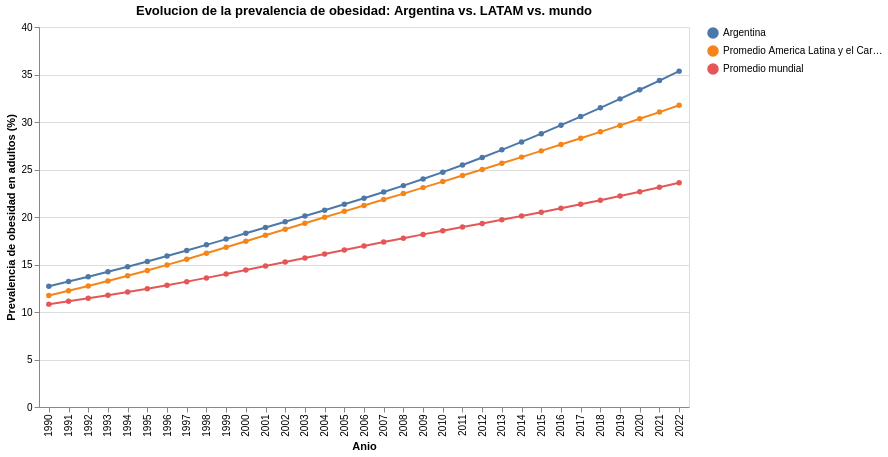

Source (notebook cell):
### Markdown cell above
## 2.7 — Visualización 2 (interactiva): evolución de la obesidad, Argentina vs. LATAM vs. mundo

Líneas con leyenda clickeable: al hacer click en una serie de la leyenda, se resalta y las otras se atenúan (útil para una nota donde el lector compara Argentina contra los promedios).

### Code cell
seleccion_leyenda = alt.selection_point(fields=["serie"], bind="legend")

viz2 = alt.Chart(serie_temporal).mark_line(point=True).encode(
    x=alt.X("TIME_PERIOD:O", title="Anio"),
    y=alt.Y("OBS_VALUE:Q", title="Prevalencia de obesidad en adultos (%)"),
    color=alt.Color("serie:N", title=None),
    opacity=alt.condition(seleccion_leyenda, alt.value(1), alt.value(0.15)),
    tooltip=[
        alt.Tooltip("serie:N", title="Serie"),
        alt.Tooltip("TIME_PERIOD:O", title="Anio"),
        alt.Tooltip("OBS_VALUE:Q", title="Obesidad (%)", format=".1f"),
    ],
).properties(
    width=650, height=380,
    title="Evolucion de la prevalencia de obesidad: Argentina vs. LATAM vs. mundo"
).add_params(seleccion_leyenda)

viz2

### Figure 1 — Vega-Lite specification as saved in the notebook (floating-point values rounded to 4 significant figures)
{"config": {"view": {"continuousWidth": 300, "continuousHeight": 300}}, "data": {"name": "data-29c51f12d2983049474044cabc28d8b9"}, "mark": {"type": "line", "point": true}, "encoding": {"color": {"field": "serie", "title": null, "type": "nominal"}, "opacity": {"condition": {"param": "param_3", "value": 1}, "value": 0.15}, "tooltip": [{"field": "serie", "title": "Serie", "type": "nominal"}, {"field": "TIME_PERIOD", "title": "Anio", "type": "ordinal"}, {"field": "OBS_VALUE", "format": ".1f", "title": "Obesidad (%)", "type": "quantitative"}], "x": {"field": "TIME_PERIOD", "title": "Anio", "type": "ordinal"}, "y": {"field": "OBS_VALUE", "title": "Prevalencia de obesidad en adultos (%)", "type": "quantitative"}}, "height": 380, "params": [{"name": "param_3", "select": {"type": "point", "fields": ["serie"]}, "bind": "legend"}], "title": "Evolucion de la prevalencia de obesidad: Argentina vs. LATAM vs. mundo", "width": 650, "$schema": "https://vega.github.io/schema/vega-lite/v5.20.1.json", "datasets": {"data-29c51f12d2983049474044cabc28d8b9": [{"TIME_PERIOD": 1990, "OBS_VALUE": 12.72, "serie": "Argentina"}, {"TIME_PERIOD": 1991, "OBS_VALUE": 13.21, "serie": "Argentina"}, {"TIME_PERIOD": 1992, "OBS_VALUE": 13.71, "serie": "Argentina"}, {"TIME_PERIOD": 1993, "OBS_VALUE": 14.23, "serie": "Argentina"}, {"TIME_PERIOD": 1994, "OBS_VALUE": 14.76, "serie": "Argentina"}, {"TIME_PERIOD": 1995, "OBS_VALUE": 15.32, "serie": "Argentina"}, {"TIME_PERIOD": 1996, "OBS_VALUE": 15.89, "serie": "Argentina"}, {"TIME_PERIOD": 1997, "OBS_VALUE": 16.47, "serie": "Argentina"}, {"TIME_PERIOD": 1998, "OBS_VALUE": 17.07, "serie": "Argentina"}, {"TIME_PERIOD": 1999, "OBS_VALUE": 17.67, "serie": "Argentina"}, {"TIME_PERIOD": 2000, "OBS_VALUE": 18.28, "serie": "Argentina"}, {"TIME_PERIOD": 2001, "OBS_VALUE": 18.89, "serie": "Argentina"}, {"TIME_PERIOD": 2002, "OBS_VALUE": 19.49, "serie": "Argentina"}, {"TIME_PERIOD": 2003, "OBS_VALUE": 20.1, "serie": "Argentina"}, {"TIME_PERIOD": 2004, "OBS_VALUE": 20.72, "serie": "Argentina"}, {"TIME_PERIOD": 2005, "OBS_VALUE": 21.34, "serie": "Argentina"}, {"TIME_PERIOD": 2006, "OBS_VALUE": 21.98, "serie": "Argentina"}, {"TIME_PERIOD": 2007, "OBS_VALUE": 22.63, "serie": "Argentina"}, {"TIME_PERIOD": 2008, "OBS_VALUE": 23.3, "serie": "Argentina"}, {"TIME_PERIOD": 2009, "OBS_VALUE": 24.0, "serie": "Argentina"}, {"TIME_PERIOD": 2010, "OBS_VALUE": 24.72, "serie": "Argentina"}, {"TIME_PERIOD": 2011, "OBS_VALUE": 25.48, "serie": "Argentina"}, {"TIME_PERIOD": 2012, "OBS_VALUE": 26.26, "serie": "Argentina"}, {"TIME_PERIOD": 2013, "OBS_VALUE": 27.07, "serie": "Argentina"}, {"TIME_PERIOD": 2014, "OBS_VALUE": 27.91, "serie": "Argentina"}, {"TIME_PERIOD": 2015, "OBS_VALUE": 28.77, "serie": "Argentina"}, {"TIME_PERIOD": 2016, "OBS_VALUE": 29.66, "serie": "Argentina"}, {"TIME_PERIOD": 2017, "OBS_VALUE": 30.57, "serie": "Argentina"}, {"TIME_PERIOD": 2018, "OBS_VALUE": 31.49, "serie": "Argentina"}, {"TIME_PERIOD": 2019, "OBS_VALUE": 32.43, "serie": "Argentina"}, {"TIME_PERIOD": 2020, "OBS_VALUE": 33.39, "serie": "Argentina"}, {"TIME_PERIOD": 2021, "OBS_VALUE": 34.37, "serie": "Argentina"}, {"TIME_PERIOD": 2022, "OBS_VALUE": 35.36, "serie": "Argentina"}, {"TIME_PERIOD": 1990, "OBS_VALUE": 11.74, "serie": "Promedio America Latina y el Caribe"}, {"TIME_PERIOD": 1991, "OBS_VALUE": 12.23, "serie": "Promedio America Latina y el Caribe"}, {"TIME_PERIOD": 1992, "OBS_VALUE": 12.74, "serie": "Promedio America Latina y el Caribe"}, {"TIME_PERIOD": 1993, "OBS_VALUE": 13.26, "serie": "Promedio America Latina y el Caribe"}, {"TIME_PERIOD": 1994, "OBS_VALUE": 13.81, "serie": "Promedio America Latina y el Caribe"}, {"TIME_PERIOD": 1995, "OBS_VALUE": 14.37, "serie": "Promedio America Latina y el Caribe"}, {"TIME_PERIOD": 1996, "OBS_VALUE": 14.96, "serie": "Promedio America Latina y el Caribe"}, {"TIME_PERIOD": 1997, "OBS_VALUE": 15.56, "serie": "Promedio America Latina y el Caribe"}, {"TIME_PERIOD": 1998, "OBS_VALUE": 16.18, "serie": "Promedio America Latina y el Caribe"}, {"TIME_PERIOD": 1999, "OBS_VALUE": 16.81, "serie": "Promedio America Latina y el Caribe"}, {"TIME_PERIOD": 2000, "OBS_VALUE": 17.44, "serie": "Promedio America Latina y el Caribe"}, {"TIME_PERIOD": 2001, "OBS_VALUE": 18.08, "serie": "Promedio America Latina y el Caribe"}, {"TIME_PERIOD": 2002, "OBS_VALUE": 18.71, "serie": "Promedio America Latina y el Caribe"}, {"TIME_PERIOD": 2003, "OBS_VALUE": 19.34, "serie": "Promedio America Latina y el Caribe"}, {"TIME_PERIOD": 2004, "OBS_VALUE": 19.97, "serie": "Promedio America Latina y el Caribe"}, {"TIME_PERIOD": 2005, "OBS_VALUE": 20.59, "serie": "Promedio America Latina y el Caribe"}, {"TIME_PERIOD": 2006, "OBS_VALUE": 21.22, "serie": "Promedio America Latina y el Caribe"}, {"TIME_PERIOD": 2007, "OBS_VALUE": 21.84, "serie": "Promedio America Latina y el Caribe"}, {"TIME_PERIOD": 2008, "OBS_VALUE": 22.46, "serie": "Promedio America Latina y el Caribe"}, {"TIME_PERIOD": 2009, "OBS_VALUE": 23.09, "serie": "Promedio America Latina y el Caribe"}, {"TIME_PERIOD": 2010, "OBS_VALUE": 23.73, "serie": "Promedio America Latina y el Caribe"}, {"TIME_PERIOD": 2011, "OBS_VALUE": 24.37, "serie": "Promedio America Latina y el Caribe"}, {"TIME_PERIOD": 2012, "OBS_VALUE": 25.01, "serie": "Promedio America Latina y el Caribe"}, {"TIME_PERIOD": 2013, "OBS_VALUE": 25.65, "serie": "Promedio America Latina y el Caribe"}, {"TIME_PERIOD": 2014, "OBS_VALUE": 26.3, "serie": "Promedio America Latina y el Caribe"}, {"TIME_PERIOD": 2015, "OBS_VALUE": 26.96, "serie": "Promedio America Latina y el Caribe"}, {"TIME_PERIOD": 2016, "OBS_VALUE": 27.63, "serie": "Promedio America Latina y el Caribe"}, {"TIME_PERIOD": 2017, "OBS_VALUE": 28.29, "serie": "Promedio America Latina y el Caribe"}, {"TIME_PERIOD": 2018, "OBS_VALUE": 28.96, "serie": "Promedio America Latina y el Caribe"}, {"TIME_PERIOD": 2019, "OBS_VALUE": 29.64, "serie": "Promedio America Latina y el Caribe"}, {"TIME_PERIOD": 2020, "OBS_VALUE": 30.34, "serie": "Promedio America Latina y el Caribe"}, {"TIME_PERIOD": 2021, "OBS_VALUE": 31.04, "serie": "Promedio America Latina y el Caribe"}, {"TIME_PERIOD": 2022, "OBS_VALUE": 31.76, "serie": "Promedio America Latina y el Caribe"}, {"TIME_PERIOD": 1990, "OBS_VALUE": 10.83, "serie": "Promedio mundial"}, {"TIME_PERIOD": 1991, "OBS_VALUE": 11.13, "serie": "Promedio mundial"}, {"TIME_PERIOD": 1992, "OBS_VALUE": 11.44, "serie": "Promedio mundial"}, {"TIME_PERIOD": 1993, "OBS_VALUE": 11.76, "serie": "Promedio mundial"}, {"TIME_PERIOD": 1994, "OBS_VALUE": 12.1, "serie": "Promedio mundial"}, {"TIME_PERIOD": 1995, "OBS_VALUE": 12.45, "serie": "Promedio mundial"}, {"TIME_PERIOD": 1996, "OBS_VALUE": 12.81, "serie": "Promedio mundial"}, {"TIME_PERIOD": 1997, "OBS_VALUE": 13.2, "serie": "Promedio mundial"}, {"TIME_PERIOD": 1998, "OBS_VALUE": 13.59, "serie": "Promedio mundial"}, {"TIME_PERIOD": 1999, "OBS_VALUE": 14.0, "serie": "Promedio mundial"}, {"TIME_PERIOD": 2000, "OBS_VALUE": 14.41, "serie": "Promedio mundial"}, {"TIME_PERIOD": 2001, "OBS_VALUE": 14.84, "serie": "Promedio mundial"}, {"TIME_PERIOD": 2002, "OBS_VALUE": 15.26, "serie": "Promedio mundial"}, {"TIME_PERIOD": 2003, "OBS_VALUE": 15.69, "serie": "Promedio mundial"}, {"TIME_PERIOD": 2004, "OBS_VALUE": 16.11, "serie": "Promedio mundial"}, {"TIME_PERIOD": 2005, "OBS_VALUE": 16.53, "serie": "Promedio mundial"}, {"TIME_PERIOD": 2006, "OBS_VALUE": 16.95, "serie": "Promedio mundial"}, {"TIME_PERIOD": 2007, "OBS_VALUE": 17.36, "serie": "Promedio mundial"}, {"TIME_PERIOD": 2008, "OBS_VALUE": 17.77, "serie": "Promedio mundial"}, {"TIME_PERIOD": 2009, "OBS_VALUE": 18.17, "serie": "Promedio mundial"}, {"TIME_PERIOD": 2010, "OBS_VALUE": 18.56, "serie": "Promedio mundial"}, {"TIME_PERIOD": 2011, "OBS_VALUE": 18.94, "serie": "Promedio mundial"}, {"TIME_PERIOD": 2012, "OBS_VALUE": 19.32, "serie": "Promedio mundial"}, {"TIME_PERIOD": 2013, "OBS_VALUE": 19.7, "serie": "Promedio mundial"}, {"TIME_PERIOD": 2014, "OBS_VALUE": 20.1, "serie": "Promedio mundial"}, {"TIME_PERIOD": 2015, "OBS_VALUE": 20.5, "serie": "Promedio mundial"}, {"TIME_PERIOD": 2016, "OBS_VALUE": 20.92, "serie": "Promedio mundial"}, {"TIME_PERIOD": 2017, "OBS_VALUE": 21.34, "serie": "Promedio mundial"}, {"TIME_PERIOD": 2018, "OBS_VALUE": 21.77, "serie": "Promedio mundial"}, {"TIME_PERIOD": 2019, "OBS_VALUE": 22.21, "serie": "Promedio mundial"}, {"TIME_PERIOD": 2020, "OBS_VALUE": 22.66, "serie": "Promedio mundial"}, {"TIME_PERIOD": 2021, "OBS_VALUE": 23.13, "serie": "Promedio mundial"}, {"TIME_PERIOD": 2022, "OBS_VALUE": 23.61, "serie": "Promedio mundial"}]}}
